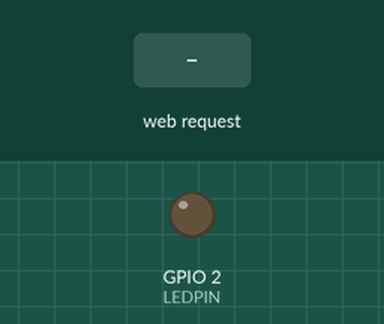
Bench run of a sketch on a simulated ESP32. Shown: output pins drawn as LEDs (lit = HIGH). The test bench sets the inputs (shaded band). WiFi joins after 1.5 s; servers stay silent unless stated; what the sketch prints to the serial monitor is not drawn.

Above: at 2.7 s.
2.8 s: HTTP request GET /on received
At 3.5 s:
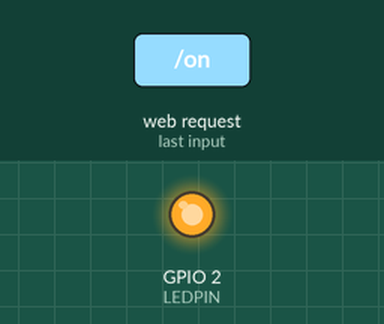
4.3 s: HTTP request GET /off received
At 4.6 s:
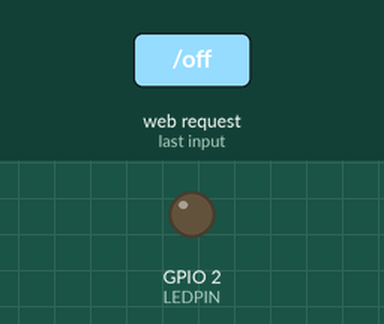
Timing chart, 0 to 7.3 s (numbered marks = the images above; inputs shaded):
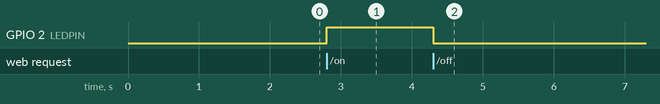

Measured:
- after the input at 2.8 s, GPIO 2 (LEDPIN): LOW → HIGH at once
- after the input at 4.3 s, GPIO 2 (LEDPIN): HIGH → LOW at once

The sketch:

esp32_temp_led.ino
```cpp
#include <WiFi.h>
#include <WebServer.h>
#include "DHT.h"

#define DHTPIN 4
#define DHTTYPE DHT11
#define LEDPIN 2

const char* ssid = "YOUR_SSID";
const char* password = "YOUR_PASSWORD";

DHT dht(DHTPIN, DHTTYPE);
WebServer server(80);

void handleRoot()
{
  float temp = dht.readTemperature();
  String html = "<h1>ESP32 Temp + LED</h1>";
  html += "<p>Temp: " + String(temp) + " °C</p>";
  html += "<p>LED: <a href='/on'>ON</a> | <a href='/off'>OFF</a></p>";
  server.send(200, "text/html", html);
}

void handleOn()
{
  digitalWrite(LEDPIN,HIGH); server.sendHeader("Location","/"); server.send(303,"text/plain","");
}
void handleOff()
{
  digitalWrite(LEDPIN,LOW); server.sendHeader("Location","/"); server.send(303,"text/plain","");
}

void setup()
{
  pinMode(LEDPIN, OUTPUT);
  Serial.begin(115200);
  dht.begin();

  WiFi.begin(ssid, password);
  while(WiFi.status() != WL_CONNECTED)
  {
    delay(500); Serial.print(".");
  }
  Serial.println("WiFi connected: " + WiFi.localIP().toString());

  server.on("/", handleRoot);
  server.on("/on", handleOn);
  server.on("/off", handleOff);
  server.begin();
}

void loop()
{
  server.handleClient();
}
```
